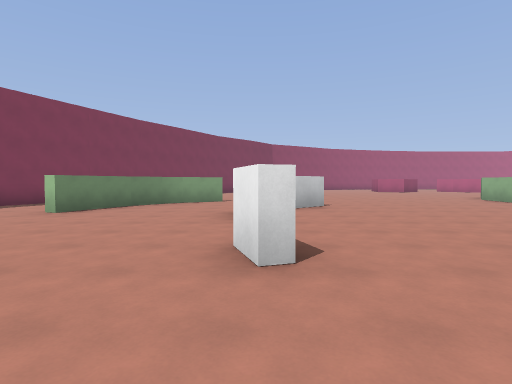
View 1 (above)

24 first-person views from a walk through a Godot game level. The camera is 1.5 m above the floor, tilts 2° down and sees 80° across. The floor is counted in squares, 2.38 m on a side. Each view is taken from the middle of a square. On the plan, view 1 faces up. The plan holds only what a view shows up to about 9 squares ahead; the rest is blank. The place goes on beyond the plan. Characters and animated objects are left out.

View 2
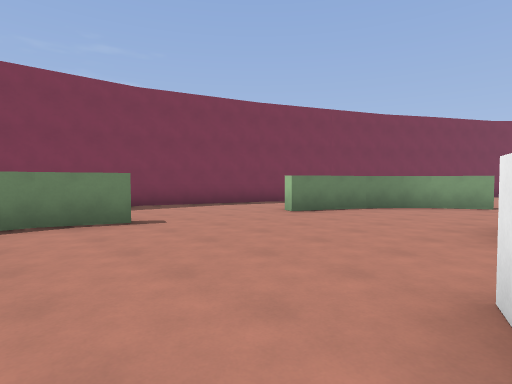

View 3
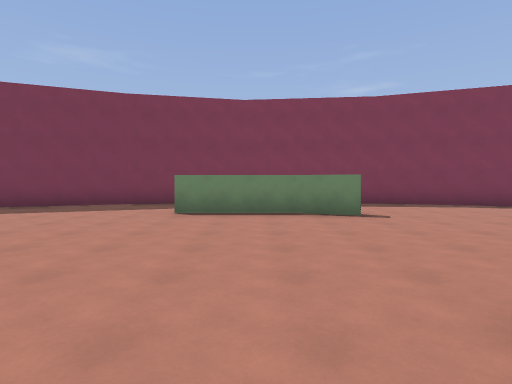

View 4
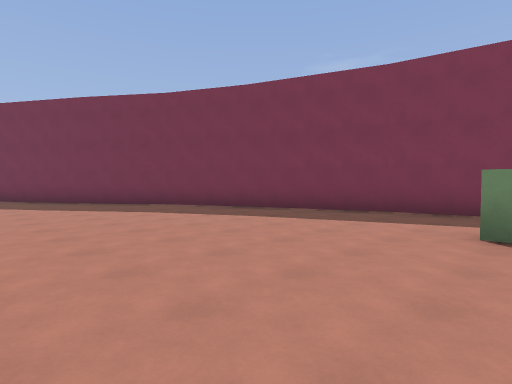

View 5
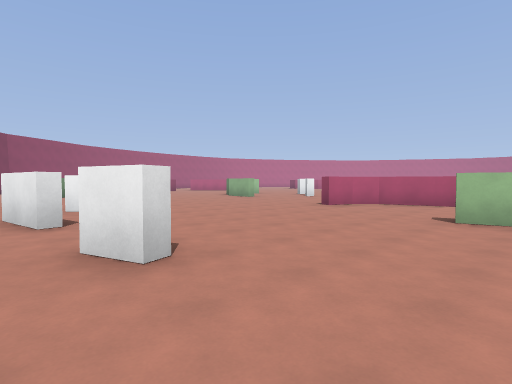

View 6
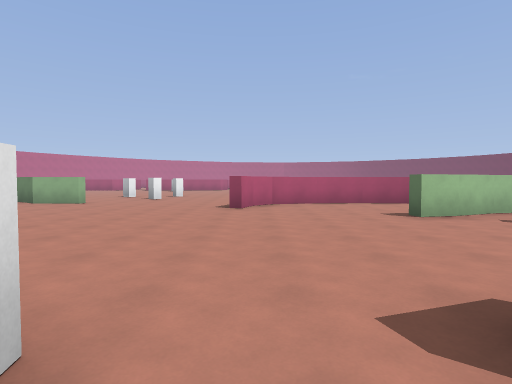

View 7
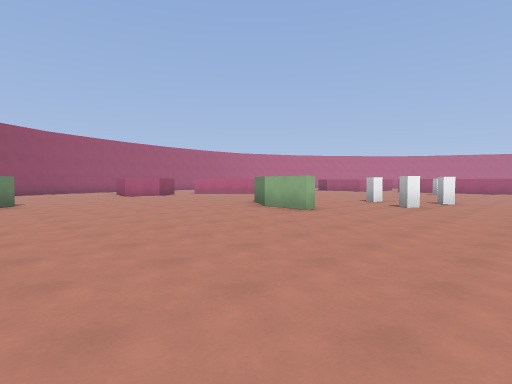

View 8
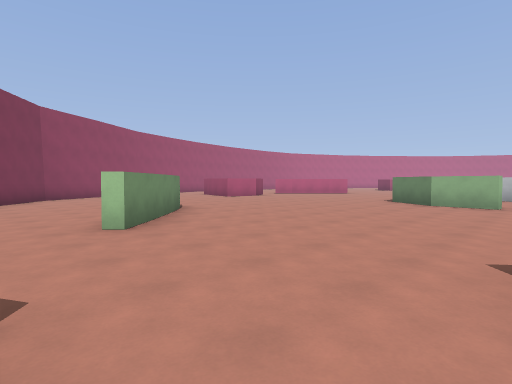

View 9
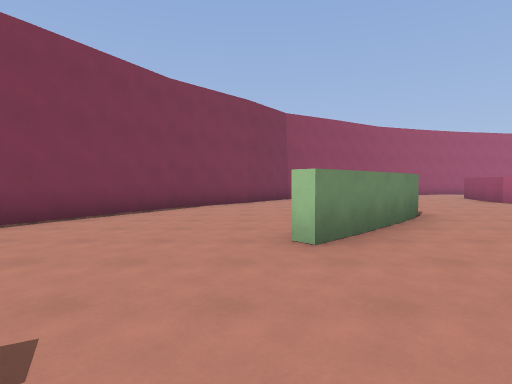

View 10
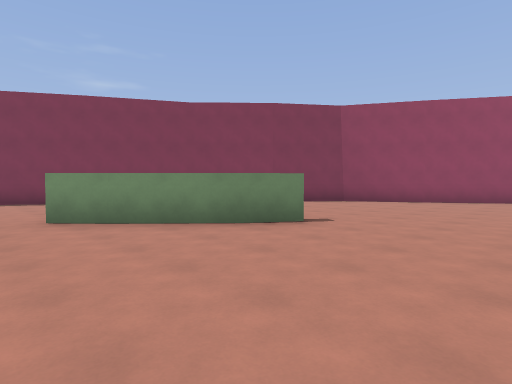

View 11
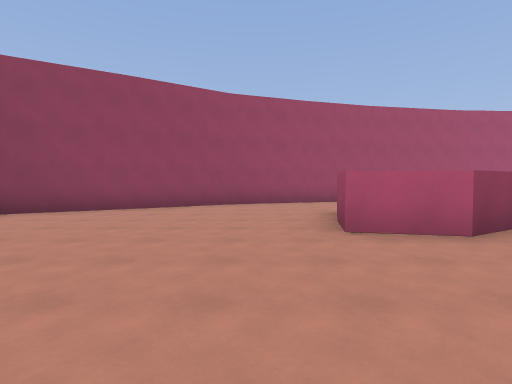

View 12
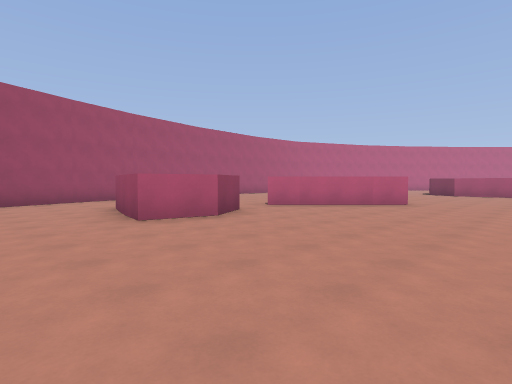

View 13
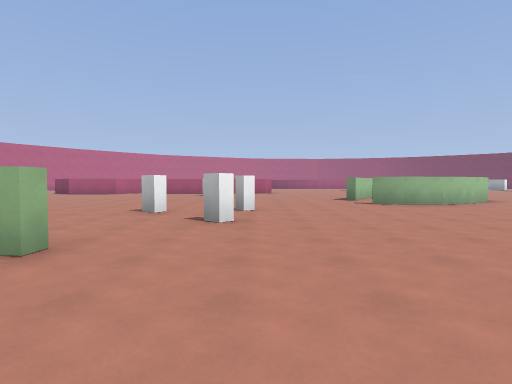

View 14
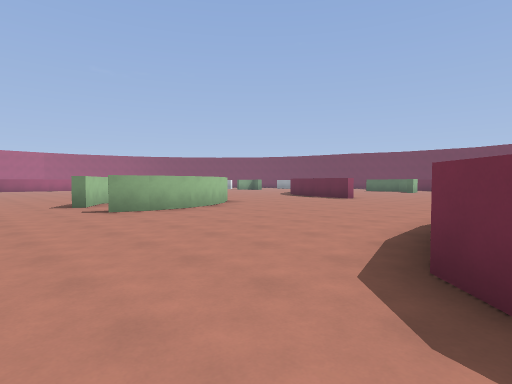

View 15
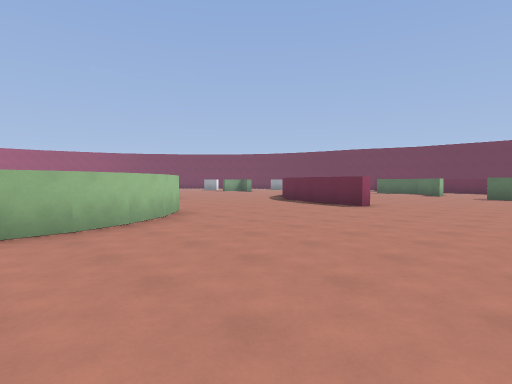

View 16
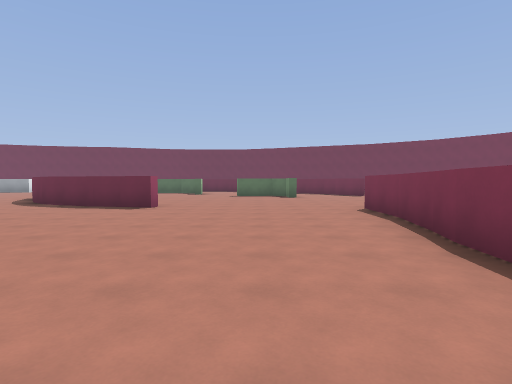

View 17
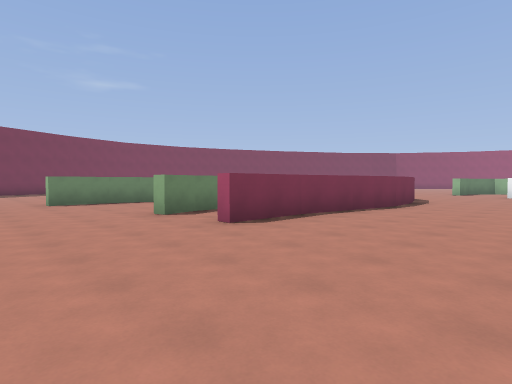

View 18
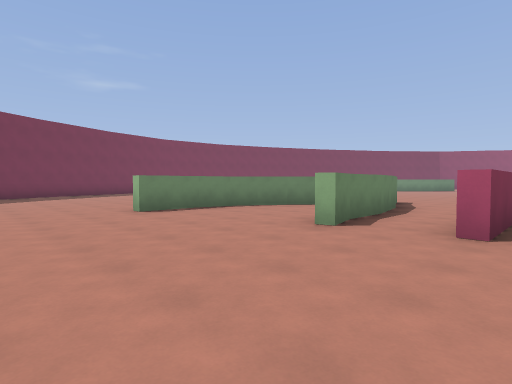

View 19
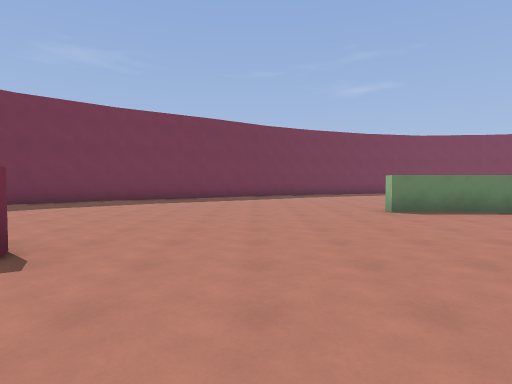

View 20
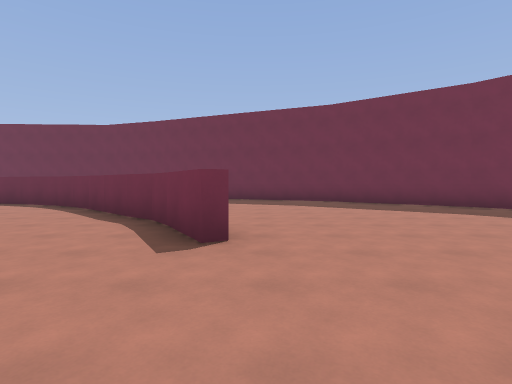

View 21
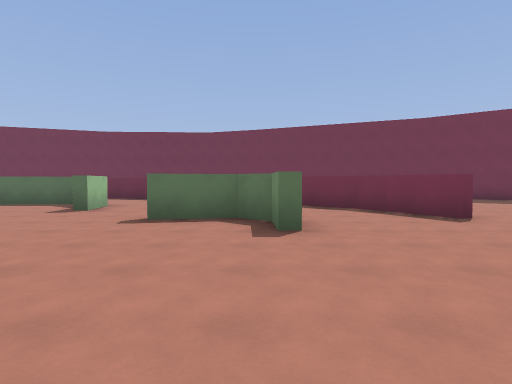

View 22
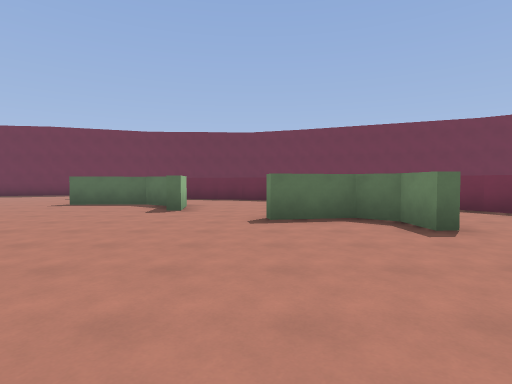

View 23
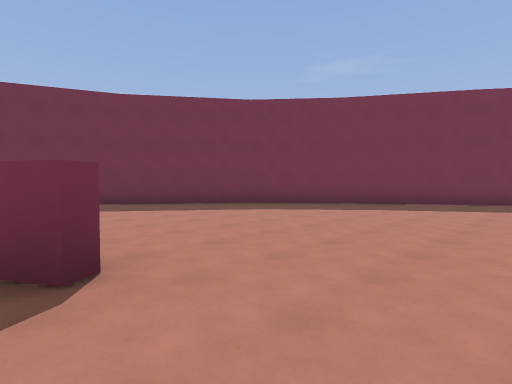

View 24
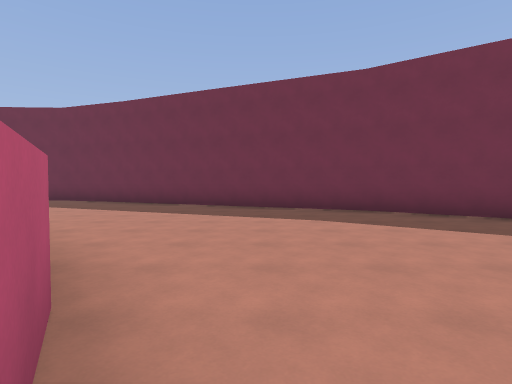

### Floor plan
Points are (right, up) in squares from view 1. A wall is a line through its corners. A room is listed if a view was taken in it or the views show most of it. See-through windows are left out.
Room 1 (views 1, 2, 3, 4, 5, 6, 7, 8, 9, 10, 11, 12, 13, 14, 15, 16, 17, 18, 19, 20, 21, 22, 23, 24)
walls: (4.5, 0.2) (4.3, 1.2); (5.2, -0.5) (5.6, -2.2); (7.8, 0.8) (7.7, 2.3); (5, -0.7) (4.5, 0.3); (7.7, -0.1) (7.8, 0.9); (7.7, 2.2) (7.4, 3.5) (6.8, 4.1) (6.1, 4.3); (8.1, 1) (7.8, -1.6); (8, 0) (7.4, -2.3); (5, -1.1) (5, -0.6); (8, 2.3) (8.1, 0.8); (5.6, -2.1) (5.6, -3.4); (3.4, -1) (2.8, -1.7); (7.1, 4.2) (7.6, 3.7); (7.7, -2.2) (7.6, -4) (7.1, -4); (2.9, -1.6) (2.4, -2.3); (2.4, -2.2) (2, -3); (2.1, -2.9) (1.8, -3.9); (0.4, 2.3) (0, 2.2) (-0.2, 3); (1.9, -3.8) (1.9, -5.3); (0.2, 4.9) (-0.2, 4.8) (-0.4, 6.2); (13.2, 1.9) (13.2, 3) (13.4, 3.8); (9.6, 7.5) (9.9, 7.9); (13.5, 1) (13.2, 2); (1.7, 7.7) (0.9, 7) (0.6, 7.3); (14, 0.3) (13.4, 1.2); (7.5, 8.9) (7.7, 10.3) (8.4, 11.4); (11.7, 6.9) (11.4, 7.3); (12.4, -4.2) (13.4, -4.5); (14.8, -0.5) (13.9, 0.4); (13.3, -4.4) (14.1, -4.6); (14, -4.5) (15.3, -5); (8.7, -8.8) (8.7, -9.7) (9.3, -10.2) (10.8, -9.9); (-4.5, 3) (-5, 1.8) (-5, -0.7); (-1, 9.6) (-2.2, 8.9); (5.2, -10.3) (5.5, -10.1) (6.3, -11.3); (-2.1, 9) (-2.6, 8.5); (-2.6, 8.6) (-3.2, 7.8) (-3.7, 6.8) (-4, 6); (6.2, -11.2) (6.7, -11.9) (9.5, -14.3); (6, -11.5) (5.5, -10.5); (2.3, 13.6) (0.6, 12); (7.2, -12.4) (8.1, -13.2); (2.7, 14.2) (2.2, 13.6); (-7.4, -2.4) (-6.2, -5.6); (-7.7, -0.9) (-7.3, -2.6); (-6.3, -5.5) (-1.9, -12.5); (-7.6, 4.4) (-7.7, 3.9); (-6.6, 7.4) (-7.6, 4.3); (3.2, 15) (2.7, 14.1); (-6, 8.8) (-6.5, 7.6); (12.7, -12.7) (12.6, -11.5); (13.3, -12.7) (14, -13.2) (15.6, -13.2); (-1.9, -12.4) (-0.2, -14.5); (9.4, -14.4) (10.1, -14.8); (10, -14.8) (11.5, -15.4); (-0.3, -14.4) (2.7, -16.6); (13.7, 15.8) (10.9, 18.6); (-1.9, 16.2) (-4.5, 11.8); (11.4, -15.4) (12.2, -15.6); (9.6, 18.1) (8.5, 17.5) (7.1, 17.8) (7.4, 19.6); (2.7, -16.5) (8.7, -19); (-0.2, 18) (-2, 16.1); (7.5, 19.5) (7.7, 20.2); (0.6, 19.1) (-0.3, 17.9); (4.4, 21.7) (1.2, 19.7)
ways out: opening at (6, 21); opening at (9, 9); opening at (10, 10); opening at (10, 18); opening at (13, -14)

Where each view was taken, in squares from view 1:
view 1: 0 up, 0 right, facing up
view 2: 1 up, 0 right, facing up-left
view 3: 1 up, 1 right, facing left
view 4: 0 up, 1 left, facing down-left
view 5: 0 up, 1 left, facing up-right
view 6: 4 up, 1 left, facing right
view 7: 5 up, 2 right, facing up-right
view 8: 8 up, 1 left, facing up-right
view 9: 9 up, 0 right, facing up
view 10: 11 up, 6 right, facing up-left
view 11: 14 up, 6 right, facing up
view 12: 13 up, 5 right, facing up-right
view 13: 7 up, 5 right, facing right
view 14: 6 up, 7 right, facing down-right
view 15: 3 up, 9 right, facing down-right
view 16: 3 up, 10 right, facing down
view 17: 7 down, 11 right, facing up-left
view 18: 8 down, 8 right, facing up-left
view 19: 8 down, 8 right, facing left
view 20: 7 down, 5 right, facing down
view 21: 5 down, 9 right, facing down
view 22: 5 down, 11 right, facing down
view 23: 8 down, 6 right, facing down-left
view 24: 10 down, 5 right, facing down
